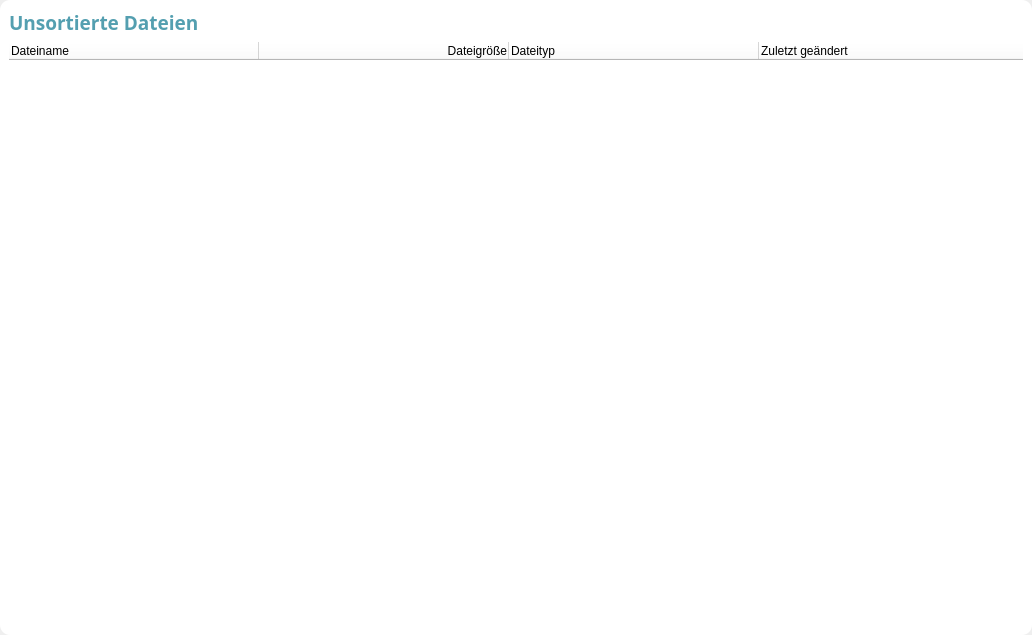
         <widget class="QWidget" name="page_2">
          <property name="sizePolicy">
           <sizepolicy hsizetype="Expanding" vsizetype="Expanding">
            <horstretch>0</horstretch>
            <verstretch>0</verstretch>
           </sizepolicy>
          </property>
          <layout class="QHBoxLayout" name="horizontalLayout_2">
           <property name="spacing">
            <number>12</number>
           </property>
           <property name="leftMargin">
            <number>0</number>
           </property>
           <property name="topMargin">
            <number>0</number>
           </property>
           <property name="rightMargin">
            <number>0</number>
           </property>
           <property name="bottomMargin">
            <number>0</number>
           </property>
           <item>
            <widget class="QFrame" name="frame_5">
             <property name="minimumSize">
              <size>
               <width>460</width>
               <height>0</height>
              </size>
             </property>
             <property name="styleSheet">
              <string notr="true">QFrame {
    background-color: rgb(255,255,255);
	border-radius: 10px;
}</string>
             </property>
             <property name="frameShape">
              <enum>QFrame::StyledPanel</enum>
             </property>
             <property name="frameShadow">
              <enum>QFrame::Raised</enum>
             </property>
             <layout class="QVBoxLayout" name="verticalLayout">
              <item>
               <widget class="QLabel" name="unsortTitle">
                <property name="font">
                 <font>
                  <family>Lucida Bright</family>
                  <pointsize>14</pointsize>
                  <bold>true</bold>
                 </font>
                </property>
                <property name="styleSheet">
                 <string notr="true">QLabel {
	color: rgb(84, 159, 176)
}</string>
                </property>
                <property name="text">
                 <string>Unsortierte Dateien</string>
                </property>
               </widget>
              </item>
              <item>
               <widget class="QTableWidget" name="unsortedFilesTableWidget">
                <property name="minimumSize">
                 <size>
                  <width>845</width>
                  <height>584</height>
                 </size>
                </property>
                <property name="palette">
                 <palette>
                  <active>
                   <colorrole role="WindowText">
                    <brush brushstyle="SolidPattern">
                     <color alpha="255">
                      <red>255</red>
                      <green>255</green>
                      <blue>255</blue>
                     </color>
                    </brush>
                   </colorrole>
                   <colorrole role="Button">
                    <brush brushstyle="SolidPattern">
                     <color alpha="255">
                      <red>255</red>
                      <green>255</green>
                      <blue>255</blue>
                     </color>
                    </brush>
                   </colorrole>
                   <colorrole role="Light">
                    <brush brushstyle="SolidPattern">
                     <color alpha="255">
                      <red>64</red>
                      <green>90</green>
                      <blue>120</blue>
                     </color>
                    </brush>
                   </colorrole>
                   <colorrole role="Midlight">
                    <brush brushstyle="SolidPattern">
                     <color alpha="255">
                      <red>53</red>
                      <green>75</green>
                      <blue>100</blue>
                     </color>
                    </brush>
                   </colorrole>
                   <colorrole role="Dark">
                    <brush brushstyle="SolidPattern">
                     <color alpha="255">
                      <red>21</red>
                      <green>30</green>
                      <blue>40</blue>
                     </color>
                    </brush>
                   </colorrole>
                   <colorrole role="Mid">
                    <brush brushstyle="SolidPattern">
                     <color alpha="255">
                      <red>29</red>
                      <green>40</green>
                      <blue>53</blue>
                     </color>
                    </brush>
                   </colorrole>
                   <colorrole role="Text">
                    <brush brushstyle="SolidPattern">
                     <color alpha="255">
                      <red>0</red>
                      <green>0</green>
                      <blue>0</blue>
                     </color>
                    </brush>
                   </colorrole>
                   <colorrole role="BrightText">
                    <brush brushstyle="SolidPattern">
                     <color alpha="255">
                      <red>255</red>
                      <green>255</green>
                      <blue>255</blue>
                     </color>
                    </brush>
                   </colorrole>
                   <colorrole role="ButtonText">
                    <brush brushstyle="SolidPattern">
                     <color alpha="255">
                      <red>255</red>
                      <green>255</green>
                      <blue>255</blue>
                     </color>
                    </brush>
                   </colorrole>
                   <colorrole role="Base">
                    <brush brushstyle="SolidPattern">
                     <color alpha="255">
                      <red>255</red>
                      <green>255</green>
                      <blue>255</blue>
                     </color>
                    </brush>
                   </colorrole>
                   <colorrole role="Window">
                    <brush brushstyle="SolidPattern">
                     <color alpha="255">
                      <red>255</red>
                      <green>255</green>
                      <blue>255</blue>
                     </color>
                    </brush>
                   </colorrole>
                   <colorrole role="Shadow">
                    <brush brushstyle="SolidPattern">
                     <color alpha="255">
                      <red>0</red>
                      <green>0</green>
                      <blue>0</blue>
                     </color>
                    </brush>
                   </colorrole>
                   <colorrole role="Highlight">
                    <brush brushstyle="SolidPattern">
                     <color alpha="255">
                      <red>84</red>
                      <green>159</green>
                      <blue>176</blue>
                     </color>
                    </brush>
                   </colorrole>
                   <colorrole role="AlternateBase">
                    <brush brushstyle="SolidPattern">
                     <color alpha="255">
                      <red>21</red>
                      <green>30</green>
                      <blue>40</blue>
                     </color>
                    </brush>
                   </colorrole>
                   <colorrole role="ToolTipBase">
                    <brush brushstyle="SolidPattern">
                     <color alpha="255">
                      <red>255</red>
                      <green>255</green>
                      <blue>220</blue>
                     </color>
                    </brush>
                   </colorrole>
                   <colorrole role="ToolTipText">
                    <brush brushstyle="SolidPattern">
                     <color alpha="255">
                      <red>0</red>
                      <green>0</green>
                      <blue>0</blue>
                     </color>
                    </brush>
                   </colorrole>
                   <colorrole role="PlaceholderText">
                    <brush brushstyle="SolidPattern">
                     <color alpha="127">
                      <red>255</red>
                      <green>255</green>
                      <blue>255</blue>
                     </color>
                    </brush>
                   </colorrole>
                   <colorrole role="Accent">
                    <brush brushstyle="SolidPattern">
                     <color alpha="255">
                      <red>84</red>
                      <green>159</green>
                      <blue>176</blue>
                     </color>
                    </brush>
                   </colorrole>
                  </active>
                  <inactive>
                   <colorrole role="WindowText">
                    <brush brushstyle="SolidPattern">
                     <color alpha="255">
                      <red>255</red>
                      <green>255</green>
                      <blue>255</blue>
                     </color>
                    </brush>
                   </colorrole>
                   <colorrole role="Button">
                    <brush brushstyle="SolidPattern">
                     <color alpha="255">
                      <red>255</red>
                      <green>255</green>
                      <blue>255</blue>
                     </color>
                    </brush>
                   </colorrole>
                   <colorrole role="Light">
                    <brush brushstyle="SolidPattern">
                     <color alpha="255">
                      <red>64</red>
                      <green>90</green>
                      <blue>120</blue>
                     </color>
                    </brush>
                   </colorrole>
                   <colorrole role="Midlight">
                    <brush brushstyle="SolidPattern">
                     <color alpha="255">
                      <red>53</red>
                      <green>75</green>
                      <blue>100</blue>
                     </color>
                    </brush>
                   </colorrole>
                   <colorrole role="Dark">
                    <brush brushstyle="SolidPattern">
                     <color alpha="255">
                      <red>21</red>
                      <green>30</green>
                      <blue>40</blue>
                     </color>
                    </brush>
                   </colorrole>
                   <colorrole role="Mid">
                    <brush brushstyle="SolidPattern">
                     <color alpha="255">
                      <red>29</red>
                      <green>40</green>
                      <blue>53</blue>
                     </color>
                    </brush>
                   </colorrole>
                   <colorrole role="Text">
                    <brush brushstyle="SolidPattern">
                     <color alpha="255">
                      <red>0</red>
                      <green>0</green>
                      <blue>0</blue>
                     </color>
                    </brush>
                   </colorrole>
                   <colorrole role="BrightText">
                    <brush brushstyle="SolidPattern">
                     <color alpha="255">
                      <red>255</red>
                      <green>255</green>
                      <blue>255</blue>
                     </color>
                    </brush>
                   </colorrole>
                   <colorrole role="ButtonText">
                    <brush brushstyle="SolidPattern">
                     <color alpha="255">
                      <red>255</red>
                      <green>255</green>
                      <blue>255</blue>
                     </color>
                    </brush>
                   </colorrole>
                   <colorrole role="Base">
                    <brush brushstyle="SolidPattern">
                     <color alpha="255">
                      <red>255</red>
                      <green>255</green>
                      <blue>255</blue>
                     </color>
                    </brush>
                   </colorrole>
                   <colorrole role="Window">
                    <brush brushstyle="SolidPattern">
                     <color alpha="255">
                      <red>255</red>
                      <green>255</green>
                      <blue>255</blue>
                     </color>
                    </brush>
                   </colorrole>
                   <colorrole role="Shadow">
                    <brush brushstyle="SolidPattern">
                     <color alpha="255">
                      <red>0</red>
                      <green>0</green>
                      <blue>0</blue>
                     </color>
                    </brush>
                   </colorrole>
                   <colorrole role="Highlight">
                    <brush brushstyle="SolidPattern">
                     <color alpha="255">
                      <red>84</red>
                      <green>159</green>
                      <blue>176</blue>
                     </color>
                    </brush>
                   </colorrole>
                   <colorrole role="HighlightedText">
                    <brush brushstyle="SolidPattern">
                     <color alpha="255">
                      <red>255</red>
                      <green>255</green>
                      <blue>255</blue>
                     </color>
                    </brush>
                   </colorrole>
                   <colorrole role="AlternateBase">
                    <brush brushstyle="SolidPattern">
                     <color alpha="255">
                      <red>21</red>
                      <green>30</green>
                      <blue>40</blue>
                     </color>
                    </brush>
                   </colorrole>
                   <colorrole role="ToolTipBase">
                    <brush brushstyle="SolidPattern">
                     <color alpha="255">
                      <red>255</red>
                      <green>255</green>
                      <blue>220</blue>
                     </color>
                    </brush>
                   </colorrole>
                   <colorrole role="ToolTipText">
                    <brush brushstyle="SolidPattern">
                     <color alpha="255">
                      <red>0</red>
                      <green>0</green>
                      <blue>0</blue>
                     </color>
                    </brush>
                   </colorrole>
                   <colorrole role="PlaceholderText">
                    <brush brushstyle="SolidPattern">
                     <color alpha="127">
                      <red>255</red>
                      <green>255</green>
                      <blue>255</blue>
                     </color>
                    </brush>
                   </colorrole>
                   <colorrole role="Accent">
                    <brush brushstyle="SolidPattern">
                     <color alpha="255">
                      <red>84</red>
                      <green>159</green>
                      <blue>176</blue>
                     </color>
                    </brush>
                   </colorrole>
                  </inactive>
                  <disabled>
                   <colorrole role="WindowText">
                    <brush brushstyle="SolidPattern">
                     <color alpha="255">
                      <red>21</red>
                      <green>30</green>
                      <blue>40</blue>
                     </color>
                    </brush>
                   </colorrole>
                   <colorrole role="Button">
                    <brush brushstyle="SolidPattern">
                     <color alpha="255">
                      <red>255</red>
                      <green>255</green>
                      <blue>255</blue>
                     </color>
                    </brush>
                   </colorrole>
                   <colorrole role="Light">
                    <brush brushstyle="SolidPattern">
                     <color alpha="255">
                      <red>64</red>
                      <green>90</green>
                      <blue>120</blue>
                     </color>
                    </brush>
                   </colorrole>
                   <colorrole role="Midlight">
                    <brush brushstyle="SolidPattern">
                     <color alpha="255">
                      <red>53</red>
                      <green>75</green>
                      <blue>100</blue>
                     </color>
                    </brush>
                   </colorrole>
                   <colorrole role="Dark">
                    <brush brushstyle="SolidPattern">
                     <color alpha="255">
                      <red>21</red>
                      <green>30</green>
                      <blue>40</blue>
                     </color>
                    </brush>
                   </colorrole>
                   <colorrole role="Mid">
                    <brush brushstyle="SolidPattern">
                     <color alpha="255">
                      <red>29</red>
                      <green>40</green>
                      <blue>53</blue>
                     </color>
                    </brush>
                   </colorrole>
                   <colorrole role="Text">
                    <brush brushstyle="SolidPattern">
                     <color alpha="255">
                      <red>21</red>
                      <green>30</green>
                      <blue>40</blue>
                     </color>
                    </brush>
                   </colorrole>
                   <colorrole role="BrightText">
                    <brush brushstyle="SolidPattern">
                     <color alpha="255">
                      <red>255</red>
                      <green>255</green>
                      <blue>255</blue>
                     </color>
                    </brush>
                   </colorrole>
                   <colorrole role="ButtonText">
                    <brush brushstyle="SolidPattern">
                     <color alpha="255">
                      <red>21</red>
                      <green>30</green>
                      <blue>40</blue>
                     </color>
                    </brush>
                   </colorrole>
                   <colorrole role="Base">
                    <brush brushstyle="SolidPattern">
                     <color alpha="255">
                      <red>255</red>
                      <green>255</green>
                      <blue>255</blue>
                     </color>
                    </brush>
                   </colorrole>
                   <colorrole role="Window">
                    <brush brushstyle="SolidPattern">
                     <color alpha="255">
                      <red>255</red>
                      <green>255</green>
                      <blue>255</blue>
                     </color>
                    </brush>
                   </colorrole>
                   <colorrole role="Shadow">
                    <brush brushstyle="SolidPattern">
                     <color alpha="255">
                      <red>0</red>
                      <green>0</green>
                      <blue>0</blue>
                     </color>
                    </brush>
                   </colorrole>
                   <colorrole role="AlternateBase">
                    <brush brushstyle="SolidPattern">
                     <color alpha="255">
                      <red>43</red>
                      <green>60</green>
                      <blue>80</blue>
                     </color>
                    </brush>
                   </colorrole>
                   <colorrole role="ToolTipBase">
                    <brush brushstyle="SolidPattern">
                     <color alpha="255">
                      <red>255</red>
                      <green>255</green>
                      <blue>220</blue>
                     </color>
                    </brush>
                   </colorrole>
                   <colorrole role="ToolTipText">
                    <brush brushstyle="SolidPattern">
                     <color alpha="255">
                      <red>0</red>
                      <green>0</green>
                      <blue>0</blue>
                     </color>
                    </brush>
                   </colorrole>
                   <colorrole role="PlaceholderText">
                    <brush brushstyle="SolidPattern">
                     <color alpha="127">
                      <red>21</red>
                      <green>30</green>
                      <blue>40</blue>
                     </color>
                    </brush>
                   </colorrole>
                   <colorrole role="Accent">
                    <brush brushstyle="SolidPattern">
                     <color alpha="255">
                      <red>84</red>
                      <green>159</green>
                      <blue>176</blue>
                     </color>
                    </brush>
                   </colorrole>
                  </disabled>
                 </palette>
                </property>
                <property name="styleSheet">
                 <string notr="true"/>
                </property>
                <property name="sizeAdjustPolicy">
                 <enum>QAbstractScrollArea::AdjustToContents</enum>
                </property>
                <property name="editTriggers">
                 <set>QAbstractItemView::NoEditTriggers</set>
                </property>
                <property name="selectionBehavior">
                 <enum>QAbstractItemView::SelectRows</enum>
                </property>
                <property name="sortingEnabled">
                 <bool>true</bool>
                </property>
                <property name="rowCount">
                 <number>0</number>
                </property>
                <attribute name="horizontalHeaderMinimumSectionSize">
                 <number>95</number>
                </attribute>
                <attribute name="horizontalHeaderDefaultSectionSize">
                 <number>250</number>
                </attribute>
                <attribute name="horizontalHeaderHighlightSections">
                 <bool>false</bool>
                </attribute>
                <attribute name="horizontalHeaderShowSortIndicator" stdset="0">
                 <bool>true</bool>
                </attribute>
                <attribute name="horizontalHeaderStretchLastSection">
                 <bool>true</bool>
                </attribute>
                <attribute name="verticalHeaderVisible">
                 <bool>false</bool>
                </attribute>
                <column>
                 <property name="text">
                  <string>Dateiname</string>
                 </property>
                 <property name="textAlignment">
                  <set>AlignLeading|AlignVCenter</set>
                 </property>
                </column>
                <column>
                 <property name="text">
                  <string>Dateigröße</string>
                 </property>
                 <property name="textAlignment">
                  <set>AlignTrailing|AlignVCenter</set>
                 </property>
                </column>
                <column>
                 <property name="text">
                  <string>Dateityp</string>
                 </property>
                 <property name="textAlignment">
                  <set>AlignLeading|AlignVCenter</set>
                 </property>
                </column>
                <column>
                 <property name="text">
                  <string>Zuletzt geändert</string>
                 </property>
                 <property name="textAlignment">
                  <set>AlignLeading|AlignVCenter</set>
                 </property>
                </column>
               </widget>
              </item>
             </layout>
            </widget>
           </item>
          </layout>
         </widget>
